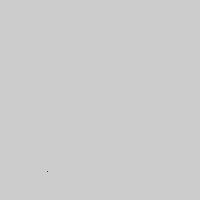
Frame 1 (no input)
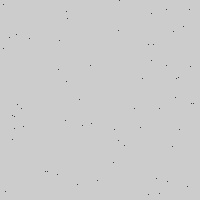
Frame 60 (the mouse pressed at the canvas centre just before this capture)
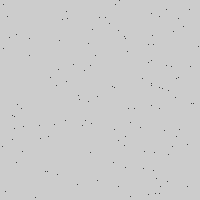
Frame 120 (the mouse held since frame 60 and released just before this capture)

The Processing sketch that drew these frames (run headless with seeded random() and noise(); from frame 60 on, the mouse is pressed at the canvas centre):

// Processing sketch: ponto_rand
// ── ponto_rand.pde
//Desenha um ponto, mas utiliza random()para gerar pontos em partes aleatórias da tela

void setup(){
  size(200, 200); // define o tamanho da tela
}

void draw(){
  fill(random(255), random(255), random(255));//gera cores aleatóras
  point(random(width), random(height));//define a localização randômica
}
